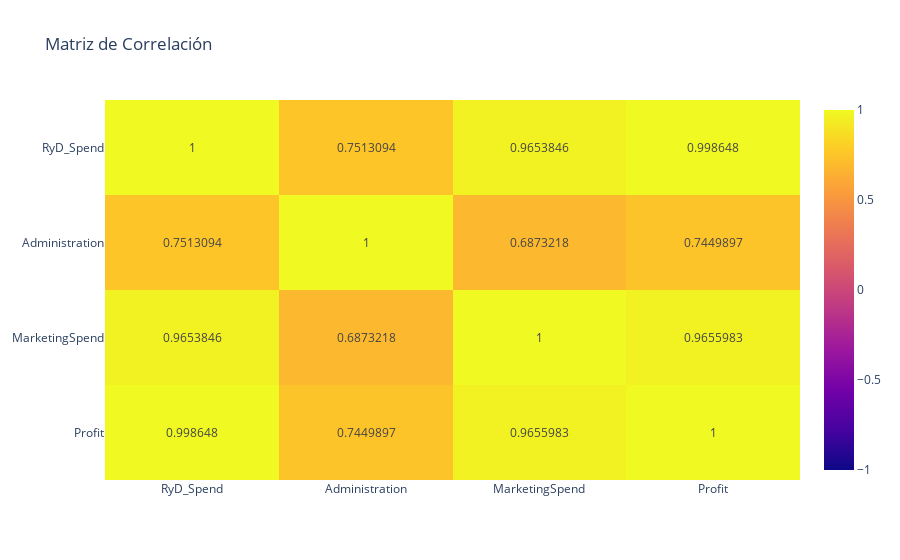

The code cell stored with this chart in its notebook:
### Code cell
corr_matrix = df_companies_filtered[
    ['RyD_Spend','Administration','MarketingSpend', 'Profit']].corr()
px.imshow(corr_matrix,
          text_auto=True,
          aspect='auto',
          zmin=-1,
          zmax=1, title= 'Matriz de Correlación')

### Figure 1 — Plotly figure (JSON) as saved in the notebook; plotly's stock layout.template omitted (floating-point values rounded to 4 significant figures)
{"data": [{"coloraxis": "coloraxis", "hovertemplate": "x: %{x}<br>y: %{y}<br>color: %{z}<extra></extra>", "name": "0", "texttemplate": "%{z}", "type": "heatmap", "x": ["RyD_Spend", "Administration", "MarketingSpend", "Profit"], "xaxis": "x", "y": ["RyD_Spend", "Administration", "MarketingSpend", "Profit"], "yaxis": "y", "z": [[1, 0.7513, 0.9654, 0.9986], [0.7513, 1, 0.6873, 0.745], [0.9654, 0.6873, 1, 0.9656], [0.9986, 0.745, 0.9656, 1]]}], "layout": {"coloraxis": {"cmax": 1, "cmin": -1, "colorscale": [[0, "#0d0887"], [0.1111, "#46039f"], [0.2222, "#7201a8"], [0.3333, "#9c179e"], [0.4444, "#bd3786"], [0.5556, "#d8576b"], [0.6667, "#ed7953"], [0.7778, "#fb9f3a"], [0.8889, "#fdca26"], [1, "#f0f921"]]}, "title": {"text": "Matriz de Correlación"}, "xaxis": {"anchor": "y", "domain": [0, 1]}, "yaxis": {"anchor": "x", "autorange": "reversed", "domain": [0, 1]}}}
